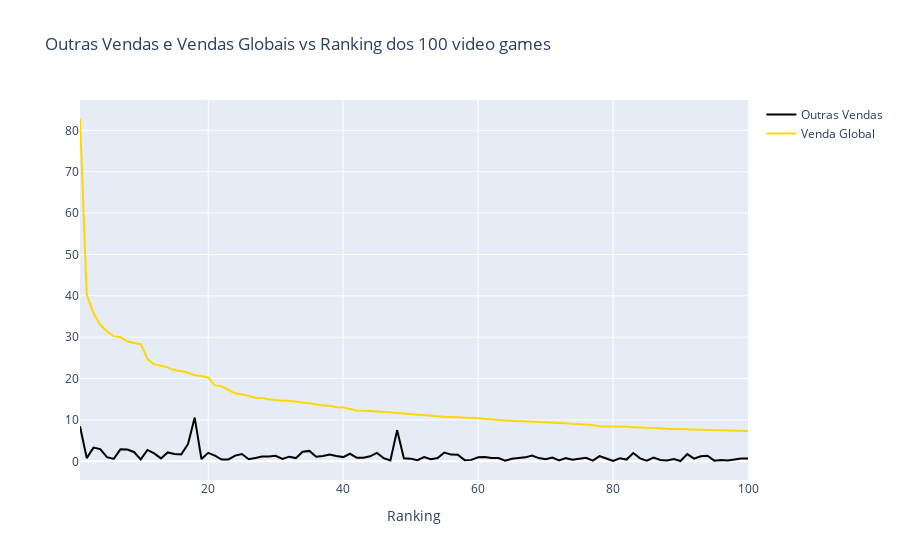

Write notebook code for a chart like this one.
### Markdown cell above
- As outras vendas se mantiveram niveladas no período, ao passo que a venda global experimentou forte
- baixa no início da medida, seguida de estabilização e tendência de leve queda durante todo o período.

### Code cell
df = vg_df.iloc[:100,:]

linha1 = go.Scatter(
    x = df.Rank,
    y = df.Other_Sales,
    mode = "lines",
    name = "Outras Vendas",
    marker = dict(color = 'rgb(0, 0, 0)'),
    text = df.Name
)
linha2 = go.Scatter(
    x = df.Rank,
    y = df.Global_Sales,
    mode = "lines",
    name = 'Venda Global',
    marker = dict(color = 'rgb(255, 215, 0)'),
    text = df.Name
)

data = [linha1, linha2]
layout = dict(title = "Outras Vendas e Vendas Globais vs Ranking dos 100 video games",
             xaxis = dict(title='Ranking', ticklen = 20, zeroline = False)
             )
fig = dict(data=data, layout=layout)
py.iplot(fig)

### Figure 1 — Plotly figure (JSON) as saved in the notebook; plotly's stock layout.template omitted (floating-point values rounded to 4 significant figures)
{"data": [{"marker": {"color": "rgb(0, 0, 0)"}, "mode": "lines", "name": "Outras Vendas", "text": ["Wii Sports", "Super Mario Bros.", "Mario Kart Wii", "Wii Sports Resort", "Pokemon Red/Pokemon Blue", "Tetris", "New Super Mario Bros.", "Wii Play", "New Super Mario Bros. Wii", "Duck Hunt", "Nintendogs", "Mario Kart DS", "Pokemon Gold/Pokemon Silver", "Wii Fit", "Wii Fit Plus", "Kinect Adventures!", "Grand Theft Auto V", "Grand Theft Auto: San Andreas", "Super Mario World", "Brain Age: Train Your Brain in Minutes a Day", "Pokemon Diamond/Pokemon Pearl", "Super Mario Land", "Super Mario Bros. 3", "Grand Theft Auto V", "Grand Theft Auto: Vice City", "Pokemon Ruby/Pokemon Sapphire", "Pokemon Black/Pokemon White", "Brain Age 2: More Training in Minutes a Day", "Gran Turismo 3: A-Spec", "Call of Duty: Modern Warfare 3", "Pokémon Yellow: Special Pikachu Edition", "Call of Duty: Black Ops", "Pokemon X/Pokemon Y", "Call of Duty: Black Ops 3", "Call of Duty: Black Ops II", "Call of Duty: Black Ops II", "Call of Duty: Modern Warfare 2", "Call of Duty: Modern Warfare 3", "Grand Theft Auto III", "Super Smash Bros. Brawl", "Call of Duty: Black Ops", "Animal Crossing: Wild World", "Mario Kart 7", "Halo 3", "Grand Theft Auto V", "Pokemon HeartGold/Pokemon SoulSilver", "Super Mario 64", "Gran Turismo 4", "Super Mario Galaxy", "Pokemon Omega Ruby/Pokemon Alpha Sapphire", "Super Mario Land 2: 6 Golden Coins", "Grand Theft Auto IV", "Gran Turismo", "Super Mario 3D Land", "Gran Turismo 5", "Call of Duty: Modern Warfare 2", "Grand Theft Auto IV", "Super Mario All-Stars", "Pokemon FireRed/Pokemon LeafGreen", "Super Mario 64", "Just Dance 3", "Call of Duty: Ghosts", "Halo: Reach", "Mario Kart 64", "New Super Mario Bros. 2", "Halo 4", "Final Fantasy VII", "Call of Duty: Ghosts", "Just Dance 2", "Gran Turismo 2", "Call of Duty 4: Modern Warfare", "Donkey Kong Country", "Minecraft", "Animal Crossing: New Leaf", "Mario Party DS", "The Elder Scrolls V: Skyrim", "Super Mario Kart", "FIFA 16", "Wii Party", "Halo 2", "Mario Party 8", "Pokemon Black 2/Pokemon White 2", "FIFA Soccer 13", "The Sims 3", "GoldenEye 007", "Mario & Sonic at the Olympic Games", "Final Fantasy X", "Final Fantasy VIII", "Pokémon Platinum Version", "Pac-Man", "Grand Theft Auto: Liberty City Stories", "Super Mario Galaxy 2", "Star Wars Battlefront (2015)", "Call of Duty: Advanced Warfare", "The Legend of Zelda: Ocarina of Time", "Crash Bandicoot 2: Cortex Strikes Back", "Super Mario Bros. 2", "Super Smash Bros. for Wii U and 3DS", "Call of Duty: World at War", "Battlefield 3"], "type": "scatter", "x": [1, 2, 3, 4, 5, 6, 7, 8, 9, 10, 11, 12, 13, 14, 15, 16, 17, 18, 19, 20, 21, 22, 23, 24, 25, 26, 27, 28, 29, 30, 31, 32, 33, 34, 35, 36, 37, 38, 39, 40, 41, 42, 43, 44, 45, 46, 47, 48, 49, 50, 51, 52, 53, 54, 55, 56, 57, 58, 59, 60, 61, 62, 63, 64, 65, 66, 67, 68, 69, 70, 71, 72, 73, 74, 75, 76, 77, 78, 79, 80, 81, 82, 83, 84, 85, 86, 87, 88, 89, 90, 91, 92, 93, 94, 95, 96, 97, 98, 99, 100], "y": [8.46, 0.77, 3.31, 2.96, 1, 0.58, 2.9, 2.85, 2.26, 0.47, 2.75, 1.92, 0.71, 2.15, 1.79, 1.67, 4.14, 10.57, 0.55, 2.05, 1.37, 0.42, 0.46, 1.38, 1.78, 0.5, 0.82, 1.18, 1.16, 1.32, 0.59, 1.13, 0.79, 2.31, 2.52, 1.12, 1.29, 1.62, 1.3, 1.02, 1.83, 0.88, 0.89, 1.21, 2.02, 0.77, 0.23, 7.53, 0.76, 0.65, 0.29, 1.03, 0.52, 0.78, 2.12, 1.63, 1.62, 0.29, 0.35, 0.98, 1.07, 0.82, 0.78, 0.15, 0.63, 0.73, 0.96, 1.38, 0.78, 0.5, 0.9, 0.23, 0.77, 0.41, 0.7, 0.85, 0.18, 1.26, 0.68, 0.08, 0.73, 0.43, 2.01, 0.71, 0.15, 0.91, 0.33, 0.23, 0.55, 0.08, 1.75, 0.64, 1.23, 1.37, 0.16, 0.31, 0.19, 0.43, 0.69, 0.69]}, {"marker": {"color": "rgb(255, 215, 0)"}, "mode": "lines", "name": "Venda Global", "text": ["Wii Sports", "Super Mario Bros.", "Mario Kart Wii", "Wii Sports Resort", "Pokemon Red/Pokemon Blue", "Tetris", "New Super Mario Bros.", "Wii Play", "New Super Mario Bros. Wii", "Duck Hunt", "Nintendogs", "Mario Kart DS", "Pokemon Gold/Pokemon Silver", "Wii Fit", "Wii Fit Plus", "Kinect Adventures!", "Grand Theft Auto V", "Grand Theft Auto: San Andreas", "Super Mario World", "Brain Age: Train Your Brain in Minutes a Day", "Pokemon Diamond/Pokemon Pearl", "Super Mario Land", "Super Mario Bros. 3", "Grand Theft Auto V", "Grand Theft Auto: Vice City", "Pokemon Ruby/Pokemon Sapphire", "Pokemon Black/Pokemon White", "Brain Age 2: More Training in Minutes a Day", "Gran Turismo 3: A-Spec", "Call of Duty: Modern Warfare 3", "Pokémon Yellow: Special Pikachu Edition", "Call of Duty: Black Ops", "Pokemon X/Pokemon Y", "Call of Duty: Black Ops 3", "Call of Duty: Black Ops II", "Call of Duty: Black Ops II", "Call of Duty: Modern Warfare 2", "Call of Duty: Modern Warfare 3", "Grand Theft Auto III", "Super Smash Bros. Brawl", "Call of Duty: Black Ops", "Animal Crossing: Wild World", "Mario Kart 7", "Halo 3", "Grand Theft Auto V", "Pokemon HeartGold/Pokemon SoulSilver", "Super Mario 64", "Gran Turismo 4", "Super Mario Galaxy", "Pokemon Omega Ruby/Pokemon Alpha Sapphire", "Super Mario Land 2: 6 Golden Coins", "Grand Theft Auto IV", "Gran Turismo", "Super Mario 3D Land", "Gran Turismo 5", "Call of Duty: Modern Warfare 2", "Grand Theft Auto IV", "Super Mario All-Stars", "Pokemon FireRed/Pokemon LeafGreen", "Super Mario 64", "Just Dance 3", "Call of Duty: Ghosts", "Halo: Reach", "Mario Kart 64", "New Super Mario Bros. 2", "Halo 4", "Final Fantasy VII", "Call of Duty: Ghosts", "Just Dance 2", "Gran Turismo 2", "Call of Duty 4: Modern Warfare", "Donkey Kong Country", "Minecraft", "Animal Crossing: New Leaf", "Mario Party DS", "The Elder Scrolls V: Skyrim", "Super Mario Kart", "FIFA 16", "Wii Party", "Halo 2", "Mario Party 8", "Pokemon Black 2/Pokemon White 2", "FIFA Soccer 13", "The Sims 3", "GoldenEye 007", "Mario & Sonic at the Olympic Games", "Final Fantasy X", "Final Fantasy VIII", "Pokémon Platinum Version", "Pac-Man", "Grand Theft Auto: Liberty City Stories", "Super Mario Galaxy 2", "Star Wars Battlefront (2015)", "Call of Duty: Advanced Warfare", "The Legend of Zelda: Ocarina of Time", "Crash Bandicoot 2: Cortex Strikes Back", "Super Mario Bros. 2", "Super Smash Bros. for Wii U and 3DS", "Call of Duty: World at War", "Battlefield 3"], "type": "scatter", "x": [1, 2, 3, 4, 5, 6, 7, 8, 9, 10, 11, 12, 13, 14, 15, 16, 17, 18, 19, 20, 21, 22, 23, 24, 25, 26, 27, 28, 29, 30, 31, 32, 33, 34, 35, 36, 37, 38, 39, 40, 41, 42, 43, 44, 45, 46, 47, 48, 49, 50, 51, 52, 53, 54, 55, 56, 57, 58, 59, 60, 61, 62, 63, 64, 65, 66, 67, 68, 69, 70, 71, 72, 73, 74, 75, 76, 77, 78, 79, 80, 81, 82, 83, 84, 85, 86, 87, 88, 89, 90, 91, 92, 93, 94, 95, 96, 97, 98, 99, 100], "y": [82.74, 40.24, 35.82, 33, 31.37, 30.26, 30.01, 29.02, 28.62, 28.31, 24.76, 23.42, 23.1, 22.72, 22, 21.82, 21.4, 20.81, 20.61, 20.22, 18.36, 18.14, 17.28, 16.38, 16.15, 15.85, 15.32, 15.3, 14.98, 14.76, 14.64, 14.64, 14.35, 14.24, 14.03, 13.73, 13.51, 13.46, 13.1, 13.04, 12.73, 12.27, 12.21, 12.14, 11.98, 11.9, 11.89, 11.66, 11.52, 11.33, 11.18, 11.02, 10.95, 10.79, 10.77, 10.69, 10.57, 10.55, 10.49, 10.42, 10.26, 10.21, 9.88, 9.87, 9.82, 9.76, 9.72, 9.59, 9.52, 9.49, 9.32, 9.3, 9.2, 9.09, 9.02, 8.84, 8.76, 8.49, 8.49, 8.49, 8.42, 8.33, 8.24, 8.11, 8.09, 8.06, 8.05, 7.86, 7.84, 7.81, 7.72, 7.69, 7.67, 7.6, 7.6, 7.58, 7.46, 7.45, 7.37, 7.34]}], "layout": {"title": {"text": "Outras Vendas e Vendas Globais vs Ranking dos 100 video games"}, "xaxis": {"ticklen": 20, "title": {"text": "Ranking"}, "zeroline": false}}}
